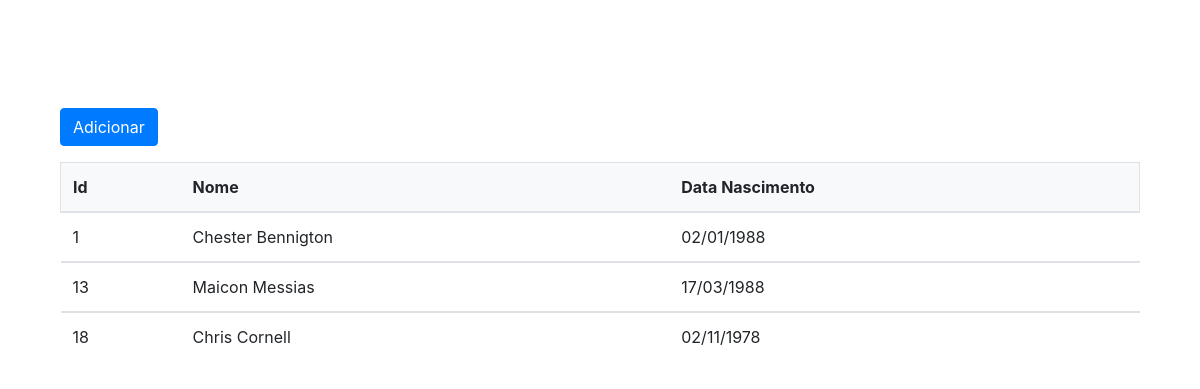
The page /cliente/ on the database as committed earlier.
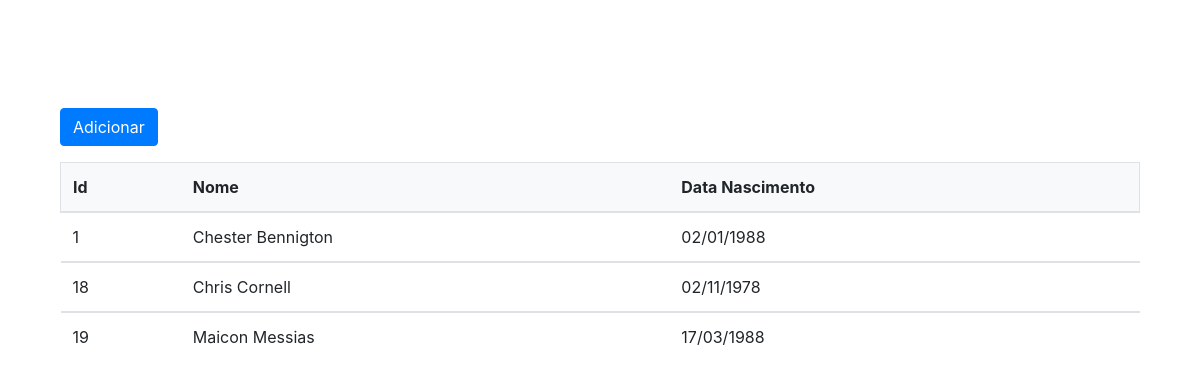
The same page on the database as committed later.
### cliente/models.py (models this page shows, shortened)
class Cliente(models.Model):
    nome = models.CharField(max_length=200)
    datanascimento = models.DateTimeField('date nascimento')

### cliente/views.py (the view)
# urls.py: path('', views.index, name='index'),
def index(request):
    cliente_list = Cliente.objects.order_by('id')
    template = loader.get_template('cliente/index.html')
    context = {
        'cliente_list': cliente_list,
    }
    return HttpResponse(template.render(context, request))

### cliente/templates/cliente/index.html (shortened to what this page needs)
{% extends "./layout/base.html" %}
    {% block content-section %}
    <p>
        <a href="/cliente/adicionar/" class="btn btn-primary mt-5">Adicionar</a>
    </p>
    <table class="table table-hover">
        <thead>
            <tr class="border bg-light">
                <th scope="col">Id </th>
                <th scope="col">Nome</th>
                <th scope="col">Data Nascimento</th>
            </tr>
        </thead>
        {% if cliente_list %}
            {% for cliente in cliente_list %}
            <tbody>
                <tr class="tabelahover" onclick="window.location='/cliente/editar/{{ cliente.id }}/'" style="cursor: pointer;">
                    <td>{{ cliente.id }}</td>
                    <td>{{ cliente.nome }}</td>
                    <td>{{ cliente.datanascimento|date:"d/m/Y" }}</td>
                </tr>
            </tbody>
            {% endfor %}
        {% else %}
            <tbody>
                <tr>
                    <td>Não existem clientes cadastrados.</td>
                </tr>
            </tbody>
        {% endif %}
    </table>
{% endblock %}

### cliente/templates/cliente/layout/base.html (shortened to what this page needs)
<!DOCTYPE html>
<html lang="en">
<head>
    {% load static %}
    <link href="{% static 'cliente/css/bootstrap.min.css' %}" rel="stylesheet">
    <link href="{% static 'cliente/css/style.css' %}" rel="stylesheet">
</head>
<body>
    <section>
        <div class="container" id="content">
            <div class="container">
                {% block content-section %}
                {% endblock %}
            </div>
        </div>
    </section>
    {% load static %}
</body>
</html>

### cliente/static/cliente/css/style.css (style rules this page uses)
body { padding-top: 60px; padding-bottom: 40px; }
.tabelahover { cursor: pointer; }

Rows that differ between the two databases and show on the page:
removed Cliente: id "13", nome "Maicon Messias", datanascimento "17/03/1988"
added Cliente: id "19", nome "Maicon Messias", datanascimento "17/03/1988"
